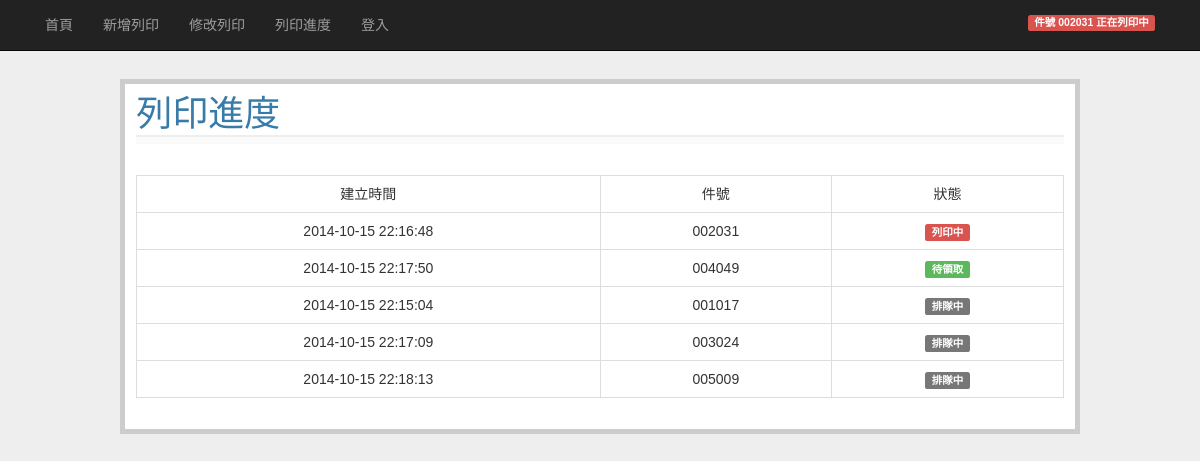
The page /show_print on the database as committed earlier.
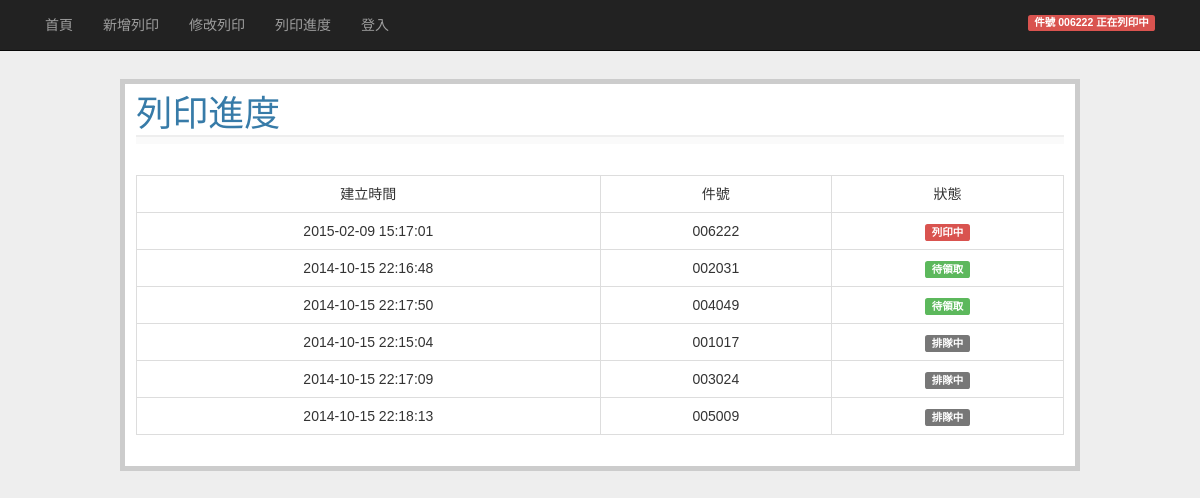
The same page on the database as committed later.
### tables this page shows
CREATE TABLE prints (
  id integer primary key autoincrement,
  create_time datetime default (datetime('now','localtime')),
  print_id CHAR(6) UNIQUE not null,
  stu_id CHAR(10) not null,
  name string not null,
  phone CHAR(10) not null,
  status int not null
);

### web_server.py (the view)
@app.route('/show_print')
def show_entries(grbl=0):
    title="列印進度"
    if not session.get('logged_in'):
        cur = g.db.execute('select create_time, print_id, stu_id, status from prints where status<>"4" order by status desc,create_time asc')
        entries = [dict(create_time=row[0],print_id=row[1],stu_id=row[2],status=row[3]) for row in cur.fetchall()]
    else:
        cur = g.db.execute('select create_time, print_id, stu_id, name, phone, status from prints where status<>"4" order by status desc,create_time asc')
        entries = [dict(create_time=row[0],print_id=row[1],stu_id=row[2],name=row[3],phone=row[4],status=row[5]) for row in cur.fetchall()]
    return render_template('show_entries.html', entries=entries,printnow=get_print_now_id(),title=title,grbl=grbl)

### web_server.py (called while the page is built)
def connect_db():
    return sqlite3.connect(app.config['DATABASE'])

def get_print_now_id():
    pt = g.db.execute('select print_id from prints where status=3')
    printnow=pt.fetchall()
    return printnow[0][0] if printnow else None

@app.before_request
def before_request():
    g.db = connect_db()

@app.teardown_request
def teardown_request(exception):
    db = getattr(g, 'db', None)
    if db is not None:
        db.close()

### templates/show_entries.html (shortened to what this page needs)
{% extends "layout.html" %}
{% block input %}
<br>
<table id="status" class="table table-bordered text-center">
  <tr>
    <td class="col-md-2">建立時間</td>
    <td class="col-md-1">件號</td>
    <td class="col-md-1">狀態</td>
  </tr>
{% for entry in entries %}
    <tr>
      <td Style="vertical-align:middle; height: auto;">{{ entry.create_time }}</td>
      <td Style="vertical-align:middle; height: auto;">{{ entry.print_id }}</td>
      <td Style="vertical-align:middle; height: auto;">
        <span class="label
        {% if entry.status==1 %}
           label-default ">排隊中</span>
        {% elif entry.status==3 %}
           label-danger">列印中</span>
        {% elif entry.status==2 %}
           label-success">待領取</span>
        {% elif entry.status==0 %}
           label-default">Creating</span>
        {% endif %}
      </td>
    </tr>
{% else %}
<tr>
  <td colspan='7'><em>尚未有任何列印佇列。</em></td>
</tr>
{% endfor %}
</table>
{% endblock %}

### templates/layout.html (shortened to what this page needs)
<!doctype html>
<head>
  <link href="{{ url_for('static', filename='css/bootstrap.css') }}" rel="stylesheet" media="screen">
  <link rel=stylesheet type=text/css href="{{ url_for('static', filename='style.css') }}">
</head>
<body>
  <nav class="navbar navbar-default navbar-static-top navbar-inverse" role="navigation">
    <div class="container">
      <span>
      <ul class="nav navbar-nav">
          <li><a href="{{ url_for('show_index') }}">首頁</a></li>
          <li><a href="{{ url_for('add_entry') }}">新增列印</a></li>
          <li><a href="{{ url_for('search_entry') }}">修改列印</a></li>
          <li><a href="{{ url_for('show_entries') }}">列印進度</a></li>
          <li>
            {% if not session.logged_in %}
              <a href="{{ url_for('login') }}">登入</a>
            {% else %}
              <a href="{{ url_for('logout') }}">登出</a>
            {% endif %}
          </li>
      </ul>
      </span>
      {% if printnow!=None %}
      <span class="label label-danger status-r-margin pull-right">  件號 {{ printnow }} 正在列印中</span>
      {% else %}
      <span class="label label-success status-r-margin pull-right">機器待命中</span>
      {% endif %}
    </div>
  </nav>
  <div class="row page">
    <h1>{{ title }}</h1>
    <div class=metanav>
    </div>
    {% block input %}{% endblock %}
  </div>
</body>

### static/style.css (style rules this page uses)
body { font-family: sans-serif; background: #eee; }
a, h1, h2 { color: #377ba8; }
h1, h2 { font-family: 'Georgia', serif; margin: 0; }
h1 { border-bottom: 2px solid #eee; }
.page { margin: 2em auto; width: 80%; border: 5px solid #ccc; padding: 0.8em; background: white; }
.metanav { text-align: right; font-size: 0.8em; padding: 0.3em; margin-bottom: 1em; background: #fafafa; }
.status-r-margin { margin: 15px; }

Rows that differ between the two databases and show on the page:
added prints: print "006222", create_time "2015-02-09 15:17:01", print_id "006222", status "列印中"
changed prints (number 2 of 6 on the later page): status "列印中" → "待領取"
Other text that changed with them:
{{ printnow }}: "002031" → "006222"
